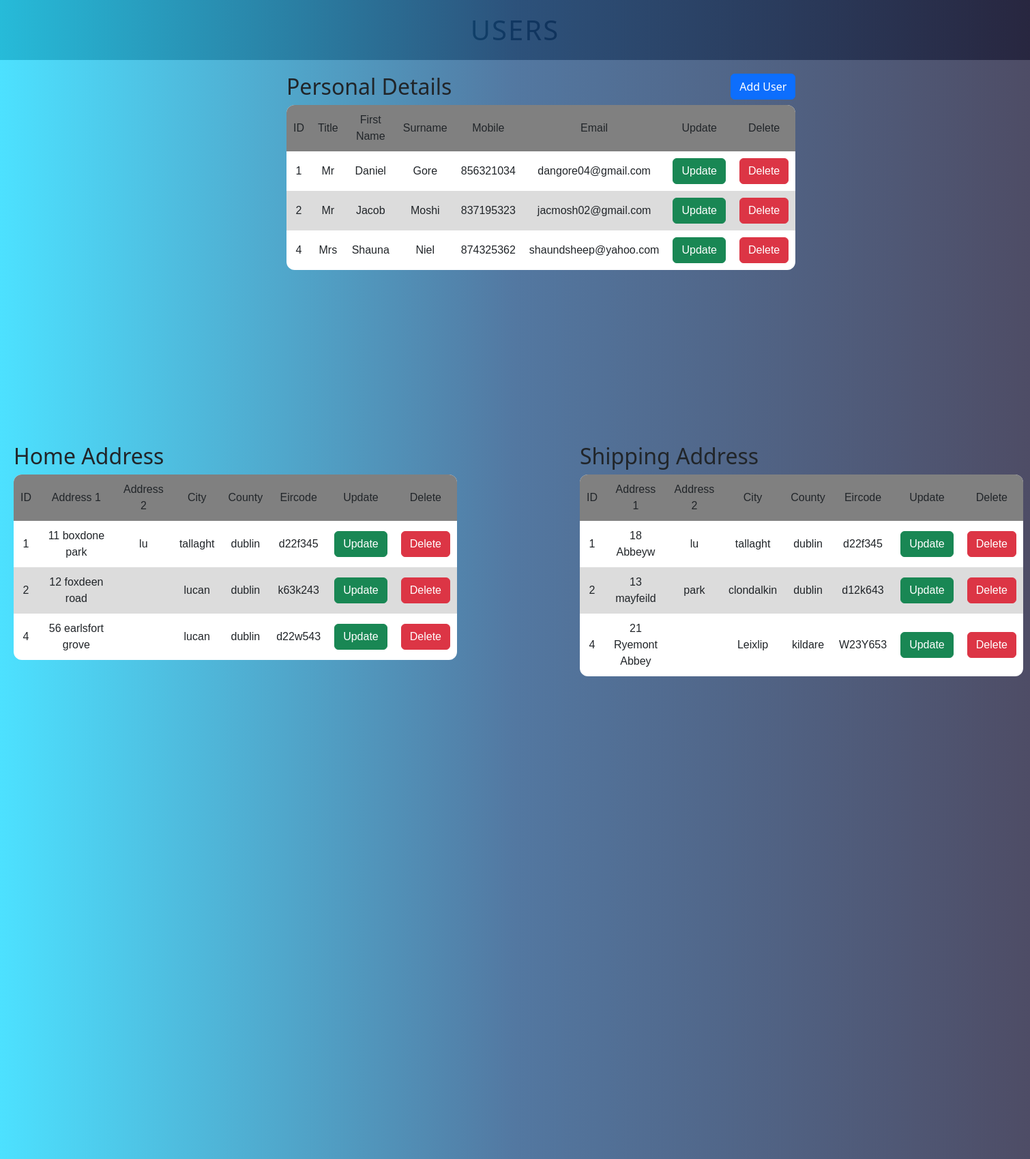
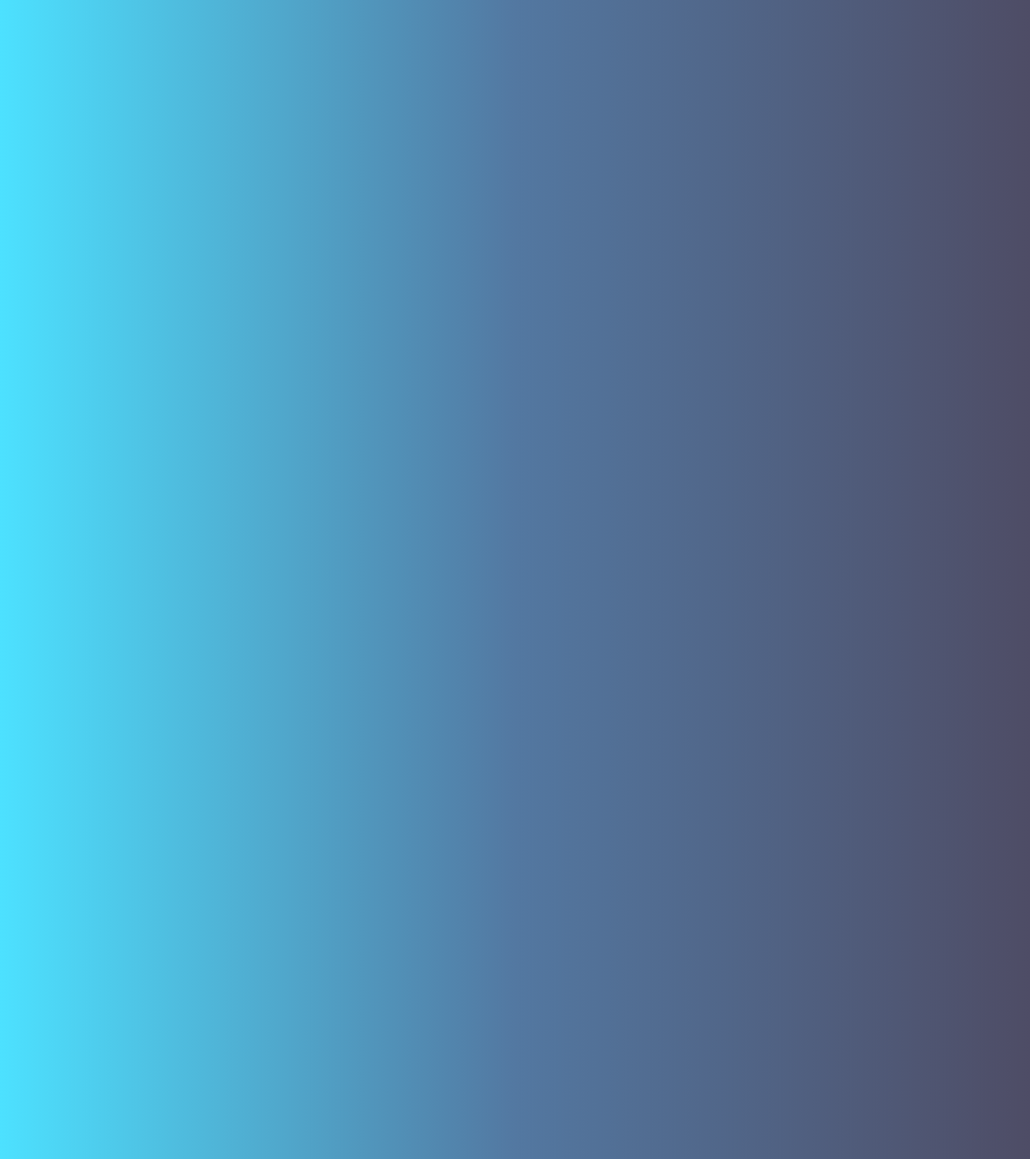
The page / (upper part) on the database its author committed (2 pictures, top to bottom).
### tables this page shows
CREATE TABLE `personal_details` (
  `ID` int(8) NOT NULL,
  `Title` varchar(6) NOT NULL,
  `Firstname` varchar(50) NOT NULL,
  `Surname` varchar(50) NOT NULL,
  `Mobile` int(12) NOT NULL,
  `Email` varchar(50) NOT NULL
);

CREATE TABLE `home_address` (
  `ID` int(8) NOT NULL,
  `Address1` varchar(50) NOT NULL,
  `Address2` varchar(50) NOT NULL,
  `City` varchar(20) NOT NULL,
  `County` varchar(20) NOT NULL,
  `Eircode` varchar(10) NOT NULL
);

CREATE TABLE `shipping_address` (
  `ID` int(8) NOT NULL,
  `Address1` varchar(50) NOT NULL,
  `Address2` varchar(50) NOT NULL,
  `City` varchar(20) NOT NULL,
  `County` varchar(20) NOT NULL,
  `Eircode` varchar(10) NOT NULL
);

### index.php (the view, shortened to what this page needs)
<?php include('assignment-04.php'); ?>
<!DOCTYPE html>
<html lang='en'>
    <head>
        <link rel='stylesheet' type='text/css' href='assignment-04.css'>
        <link href="https://cdn.jsdelivr.net/npm/bootstrap@5.3.3/dist/css/bootstrap.min.css" rel="stylesheet">
</head>
<body>
    <div class='background'>
</div>
    <h1 id='pageTitle'>USERS</h1>
    <div class='container1'>
    <div class="btncont">
    <h2>Personal Details</h2>
    <button type="button" class="btn btn-primary" data-bs-toggle="modal" data-bs-target="#exampleModal">Add User</button>
</div>
    <table>
        <thead>
            <tr>
                <th>ID</th>
                <th>Title</th>
                <th>First Name</th>
                <th>Surname</th>
                <th>Mobile</th>
                <th>Email</th>
                <th>Update</th>
                <th>Delete</th>
            </tr>
        </thead>
        <tbody>
            <?php
            $query1 = "SELECT * FROM `personal_details`";
            $result1 = mysqli_query($connection, $query1);
            if(!$result1){
                die("Query failed".mysqli_error());
            }
            else{
                while($row = mysqli_fetch_assoc($result1)){
                ?>
                <tr>
                    <td><?php echo $row['ID']; ?></td>
                    <td><?php echo $row['Title']; ?></td>
                    <td><?php echo $row['Firstname']; ?></td>
                    <td><?php echo $row['Surname']; ?></td>
                    <td><?php echo $row['Mobile']; ?></td>
                    <td><?php echo $row['Email']; ?></td>
                    <td><a href='update_page.php?id=<?php echo $row['ID']; ?>' class='btn btn-success'>Update</a></td>
                    <td><a href='delete_page.php?id=<?php echo $row['ID']; ?>' class='btn btn-danger'>Delete</a></td>
                </tr>
                <?php
                }
            }
            ?>
        </tbody>
</table>
</div>
<div class='container2'>
    <h2>Home Address</h2>
    <table>
        <thead>
            <tr>
                <th>ID</th>
                <th>Address 1</th>
                <th>Address 2</th>
                <th>City</th>
                <th>County</th>
                <th>Eircode</th>
                <th>Update</th>
                <th>Delete</th>
            </tr>
        </thead>
        <tbody>
            <?php
            $query2 = "SELECT * FROM `home_address`";
            $result2 = mysqli_query($connection, $query2);
            if(!$result2){
                die("Query failed".mysqli_error());
            }
            else{
                while($row = mysqli_fetch_assoc($result2)){
                ?>
                <tr>
                    <td><?php echo $row['ID']; ?></td>
                    <td><?php echo $row['Address1']; ?></td>
                    <td><?php echo $row['Address2']; ?></td>
                    <td><?php echo $row['City']; ?></td>
                    <td><?php echo $row['County']; ?></td>
                    <td><?php echo $row['Eircode']; ?></td>
                    <td><a href='update_page.php?id=<?php echo $row['ID']; ?>' class='btn btn-success'>Update</a></td>
                    <td><a href='delete_page.php?id=<?php echo $row['ID']; ?>' class='btn btn-danger'>Delete</a></td>
                </tr>
                <?php
                }
            }
            ?>
        </tbody>
</table>
</div>
<div class='container3'>
    <h2>Shipping Address</h2>
    <table>
        <thead>
            <tr>
                <th>ID</th>
                <th>Address 1</th>
                <th>Address 2</th>
                <th>City</th>
                <th>County</th>
                <th>Eircode</th>
                <th>Update</th>
                <th>Delete</th>
            </tr>
        </thead>
        <tbody>
            <?php
            $query3 = "SELECT * FROM `shipping_address`";
            $result3 = mysqli_query($connection, $query3);
            if(!$result3){
                die("Query failed".mysqli_error());
            }
            else{
                while($row = mysqli_fetch_assoc($result3)){
                ?>
                <tr>
                    <td><?php echo $row['ID']; ?></td>
                    <td><?php echo $row['Address1']; ?></td>
                    <td><?php echo $row['Address2']; ?></td>
                    <td><?php echo $row['City']; ?></td>
                    <td><?php echo $row['County']; ?></td>
                    <td><?php echo $row['Eircode']; ?></td>
                    <td><a href='update_page.php?id=<?php echo $row['ID']; ?>' class='btn btn-success'>Update</a></td>
                    <td><a href='delete_page.php?id=<?php echo $row['ID']; ?>' class='btn btn-danger'>Delete</a></td>
                </tr>
                <?php
                }
            }
            ?>
        </tbody>
</table>
</div>
</body>
</html>

### assignment-04.css (style rules this page uses)
.background { position:absolute; top: 0; left: 0; right: 0; bottom: -800px; z-index: 1; opacity: .7; background: linear-gradient(270deg, rgba(2,0,36,1) 0%, rgba(9,62,121,1) 50%, rgba(0,212,255,1) 100%); }
#pageTitle { text-align: center; background-color: grey; padding: 20px; letter-spacing: 2px; font-weight: 500; }
.btncont h2 { float: left; }
.btncont button { float: right; }
.container1 { position: absolute; z-index: 1; top: 100px; left: 420px; }
.container2 { position: absolute; z-index: 1; top: 650px; left: 20px; }
.container3 { position: absolute; z-index: 1; top: 650px; left: 850px; }
table { width: 650px; text-align: center; background-color: white; border-spacing: 0; border-collapse: collapse; overflow: hidden; border-radius: 12px 12px 12px 12px; }
th,td { padding: 10px 10px; font-family: "Oswald", sans-serif; font-weight: 400; font-style: normal; }
th { background: grey; }
tr:nth-child(even) { background-color: gainsboro; }

### rows shown on the page
personal_details: ID "1", Title "Mr", Firstname "Daniel", Surname "Gore", Mobile "856321034", Email "dangore04@gmail.com"
personal_details: ID "2", Title "Mr", Firstname "Jacob", Surname "Moshi", Mobile "837195323", Email "jacmosh02@gmail.com"
personal_details: ID "4", Title "Mrs", Firstname "Shauna", Surname "Niel", Mobile "874325362", Email "shaundsheep@yahoo.com"
home_address: ID "1", Address1 "11 boxdone park", Address2 "lu", City "tallaght", County "dublin", Eircode "d22f345"
home_address: ID "2", Address1 "12 foxdeen road", City "lucan", County "dublin", Eircode "k63k243"
home_address: ID "4", Address1 "56 earlsfort grove", City "lucan", County "dublin", Eircode "d22w543"
shipping_address: ID "1", Address1 "18 Abbeyw", Address2 "lu", City "tallaght", County "dublin", Eircode "d22f345"
shipping_address: ID "2", Address1 "13 mayfeild", Address2 "park", City "clondalkin", County "dublin", Eircode "d12k643"
shipping_address: ID "4", Address1 "21 Ryemont Abbey", City "Leixlip", County "kildare", Eircode "W23Y653"
